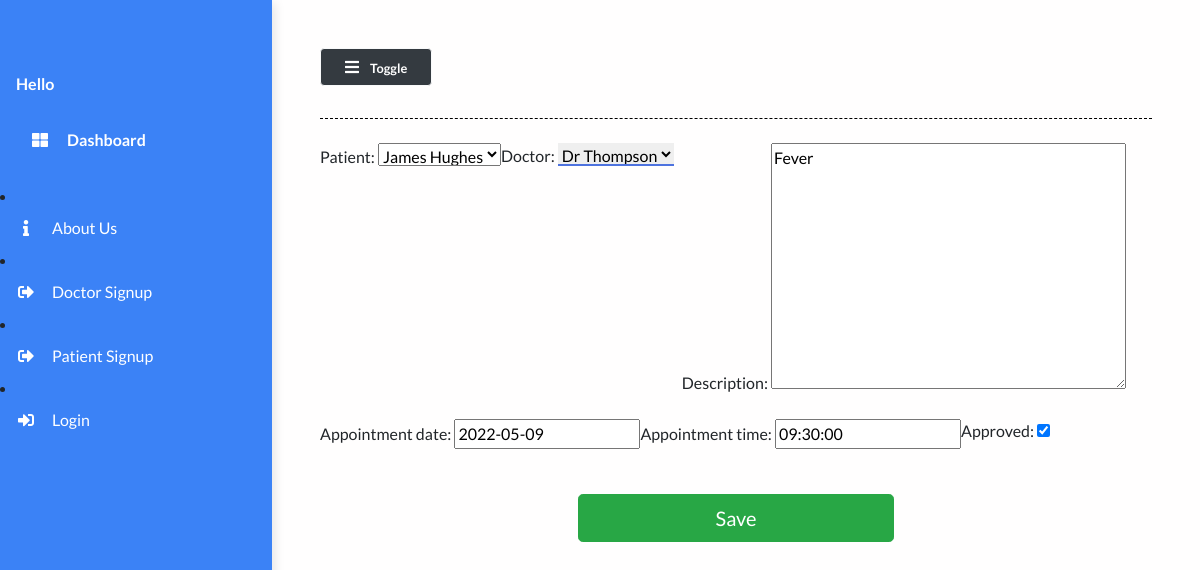
/appointmentUpdate/57, run on the app's committed database.
### main/models.py (models this page shows, shortened)
class Appointment(models.Model):
    patient = models.ForeignKey("Patient", on_delete=models.CASCADE)
    doctor = models.ForeignKey("Doctor", on_delete=models.CASCADE, null=True)
    description=models.TextField(null=True)
    appointment_date = models.DateField(null=True)
    appointment_time = models.TimeField(blank=True, null=True)
    approved = models.BooleanField(default=False)

### main/views.py (the view)
# urls.py: path("appointmentUpdate/<int:pk>", views.AppointmentUpdateView.as_view(), name="appointmentUpdate"),
class AppointmentUpdateView(UpdateView):
    form_class = AppointmentForm
    template_name = 'main/appointmentUpdate.html'
    model = Appointment
    success_url = "/doctor-appointments"

### main/forms.py
class AppointmentForm(forms.ModelForm):
    class Meta:
        model = Appointment
        fields = '__all__'

### main/models.py (called while the page is built)
    def __str__(self):
        return self.name

    def __str__(self):
        return self.name

### main/templates/main/appointmentUpdate.html (shortened to what this page needs)
{% extends 'main/base.html' %}
{% load static %}
{% block content %}
    <form class="form" action="" method="post" id="appointmentForm">
        <div class="container">
            <div class="patient-form">
            <div class="row">{{form.as_p}}</div>
            </div>
        </div>
        <div class="form-group">
            <div class="col-md-5 mx-auto">
            <br />
            <button class="btn btn-lg btn-success btn-block mx-auto" type="submit">
                 Save
            </button>
            </div>
        </div>
    </form>
{% endblock content %}

### static/styles/base.css (style rules this page uses)
body { background: #fffefe; min-height: 100vh; overflow-x: hidden; font-family:Lato,'Helvetica Neue',Helvetica,Arial,sans-serif; }
#id_doctor { margin-right: 0.5rem; border: none; outline: none; border-bottom: 2px solid #4e73df; }

### data on the page
Appointment: patient "James Hughes", doctor "Dr Thompson", description "Fever", appointment_date "2022-05-09", appointment_time "09:30:00", approved "☑"
